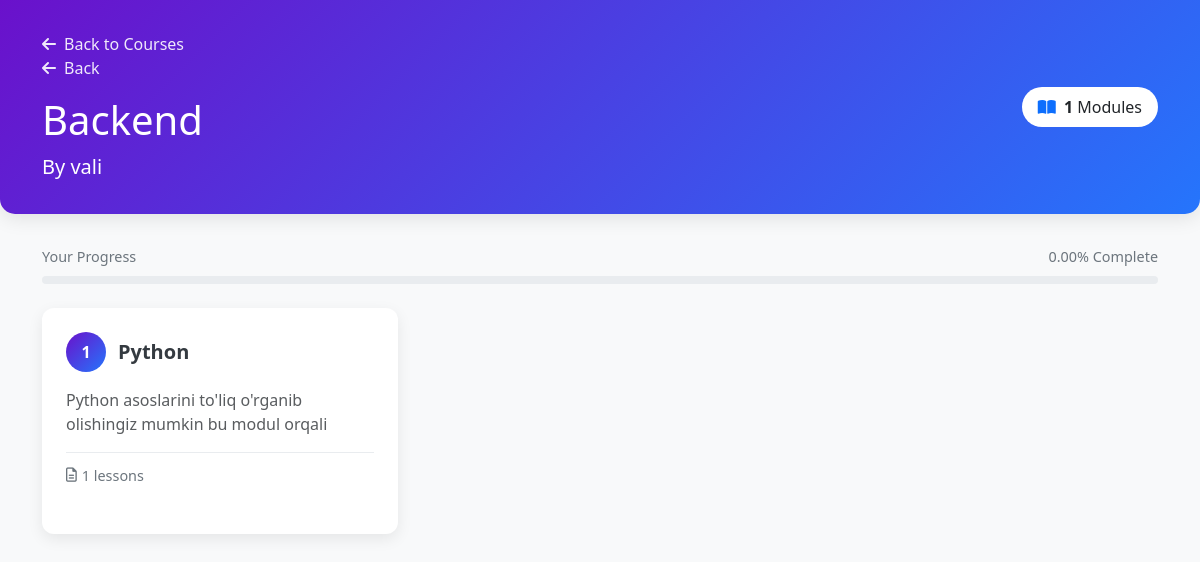
The app's page /courses/courses/1/continue/ (signed in), older data.
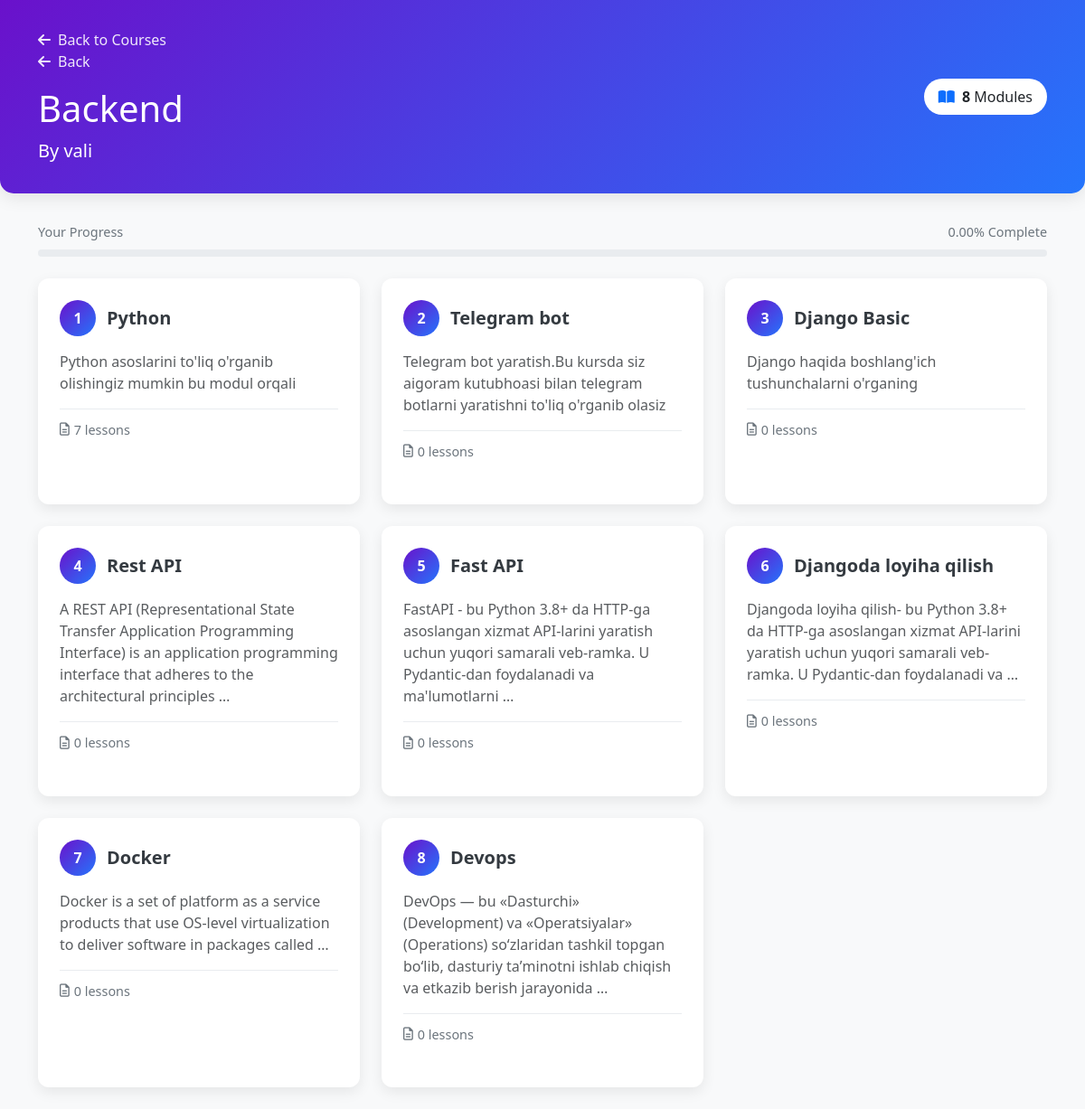
The same page, newer data.
### courses/models.py (models this page shows, shortened)
class Course(models.Model):
    courselist = models.ForeignKey(CourseList, related_name="courses", on_delete=models.CASCADE)
    title = models.CharField(max_length=200)
    description = models.TextField(blank=True)
    author = models.ForeignKey(
        settings.AUTH_USER_MODEL,
        on_delete=models.CASCADE,
    )
    profile_image = models.ImageField(upload_to='course_images/', blank=True, null=True)
    modules_count = models.PositiveIntegerField(default=0)  # admindan qo‘shish mumkin
    rating = models.FloatField(
        default=0,
        validators=[MinValueValidator(0), MaxValueValidator(5)]
    )
    total_videos = models.PositiveIntegerField(default=0)
    min_duration = models.DurationField(default=timedelta, blank=True, null=True)
    students_count = models.PositiveIntegerField(default=0)

class Module(models.Model):
    course = models.ForeignKey(Course, related_name="modules", on_delete=models.CASCADE)
    title = models.CharField(max_length=200)
    description = models.TextField(blank=True)

### users/models.py (models this page shows, shortened)
class CustomUser(AbstractUser):
    email = models.EmailField(unique=True)
    phone = models.CharField(max_length=20, blank=True, null=True)
    fio = models.CharField(max_length=255, blank=True, null=True)
    profile_image = models.ImageField(
        upload_to='profile_images/',          # images/profile_images/ ichida saqlanadi
        blank=True,
        null=True
    )
    coins = models.PositiveIntegerField(default=0)
    ROLE_CHOICES = (
        ('student', 'Student'),
        ('teacher', 'Teacher'),
        ('superuser', 'Superuser'),
    )
    role = models.CharField(max_length=20, choices=ROLE_CHOICES, default='student')
    USERNAME_FIELD = 'email'
    REQUIRED_FIELDS = ['username']

### courses/views.py (the view)
# urls.py: path('courses/<int:pk>/continue/', views.continue_learning, name='continue_learning'),
@login_required
def continue_learning(request, pk):
    course = get_object_or_404(Course, pk=pk)
    modules = course.modules.all()
    enrollment = Enrollment.objects.filter(user=request.user, course=course).first()
    return render(request, "module_detail.html", {
        "course": course,
        "modules": modules,
        "enrollment": enrollment
    })

### courses/templates/module_detail.html (shortened to what this page needs)
<!DOCTYPE html>
<html lang="uz">
<head>
    <link href="https://cdn.jsdelivr.net/npm/bootstrap@5.3.2/dist/css/bootstrap.min.css" rel="stylesheet">
    <link rel="stylesheet" href="https://cdnjs.cloudflare.com/ajax/libs/font-awesome/6.4.0/css/all.min.css">
</head>
<body>
    <div class="module-header">
        <div class="container">
            <div class="d-flex justify-content-between align-items-center">
                <div>
                    <a href="{% url 'profile' %}" class="back-to-courses">
                        <i class="fas fa-arrow-left"></i>
                        Back to Courses
                    </a>
                    <p>
                        <a href="{% url 'enroll_course' course.pk %}" class="back-to-courses">
                        <i class="fas fa-arrow-left"></i>
                        Back
                    </a>
                    </p>
                    <h1 class="mt-3 mb-0">{{ course.title }}</h1>
                    <p class="lead mb-0 mt-2">By {{ course.author.get_full_name|default:course.author.username }}</p>
                </div>
                <div class="text-end">
                    <div class="d-inline-block bg-white text-dark px-3 py-2 rounded-pill">
                        <i class="fas fa-book-open me-1 text-primary"></i>
                        <span class="fw-bold">{{ modules.count }}</span> Modules
                    </div>
                </div>
            </div>
        </div>
    </div>
    <div class="container">
        {% if enrollment %}
        <div class="progress-container">
            <div class="progress-text">
                <span>Your Progress</span>
                <span>{{ enrollment.progress }}% Complete</span>
            </div>
            <div class="progress-bar">
            </div>
        </div>
        {% endif %}
        <div class="row">
            {% for module in modules %}
            <div class="col-lg-6 col-xl-4 mb-4">
                <div class="module-card h-100"
                    onclick="window.location.href='{% url 'topic_list_by_module' module.course.pk module.pk %}'"
                    style="cursor: pointer;">
                    <div class="module-card-body">
                        <div class="d-flex align-items-center mb-3">
                            <span class="module-number">{{ forloop.counter }}</span>
                            <h3 class="module-title mb-0">{{ module.title }}</h3>
                </div>
                    <p class="text-muted">{{ module.description|truncatewords:20 }}</p>
                    <div class="module-meta">
                        <span class="module-meta-item">
                            <i class="far fa-file-alt"></i>
                            {{ module.topics.count }} lessons
                        </span>
                    </div>
                </div>
        </div>
    </div>
    {% endfor %}
</div>
    </div>
</body>
</html>

Row changes from the older to the newer data that the page shows:
computed for Course "Backend": count "1" → "8"
computed for Module "Python": topics.count "1" → "7"
added Module: title "Telegram bot", description "Telegram bot yaratish.Bu kursda siz aigoram kutubhoasi bilan telegram botlarni yaratishni to'liq o'rganib olasiz", topics.count "0"
added Module: title "Django Basic", description "Django haqida boshlang'ich tushunchalarni o'rganing", topics.count "0"
added Module: title "Rest API", description "A REST API (Representational State Transfer Application Programming Interface) is an application programming interface that adheres to the architectural principles …", topics.count "0"
added Module: title "Fast API", description "FastAPI - bu Python 3.8+ da HTTP-ga asoslangan xizmat API-larini yaratish uchun yuqori samarali veb-ramka. U Pydantic-dan foydalanadi va ma'lumotlarni …", topics.count "0"
added Module: title "Djangoda loyiha qilish", description "Djangoda loyiha qilish- bu Python 3.8+ da HTTP-ga asoslangan xizmat API-larini yaratish uchun yuqori samarali veb-ramka. U Pydantic-dan foydalanadi va …", topics.count "0"
added Module: title "Docker", description "Docker is a set of platform as a service products that use OS-level virtualization to deliver software in packages called …", topics.count "0"
added Module: title "Devops", description "DevOps — bu «Dasturchi» (Development) va «Operatsiyalar» (Operations) soʻzlaridan tashkil topgan boʻlib, dasturiy taʼminotni ishlab chiqish va etkazib berish jarayonida …", topics.count "0"
